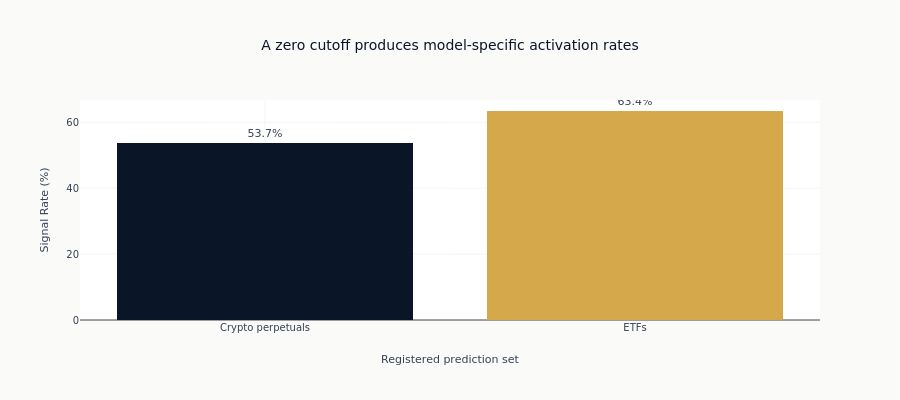

Write notebook code for a chart like this one.
### Markdown cell above
The zero cutoff activates on a positive predicted return. The two rates differ
because prediction scales and horizons differ across the registered models.

### Code cell
fig = go.Figure()
fig.add_trace(
    go.Bar(
        x=[CASE_STUDIES[cs]["display"] for cs in fixed_results["case_study"]],
        y=(fixed_results["signal_rate"] * 100).to_list(),
        marker_color=[CASE_STUDY_COLORS[case_study] for case_study in fixed_results["case_study"]],
        text=[f"{value:.1f}%" for value in fixed_results["signal_rate"] * 100],
        textposition="outside",
        showlegend=False,
    )
)

fig.update_layout(
    title="A zero cutoff produces model-specific activation rates",
    xaxis_title="Registered prediction set",
    yaxis_title="Signal Rate (%)",
    height=400,
)
fig.show()

### Figure 1 — Plotly figure (JSON) as saved in the notebook; plotly's stock layout.template omitted (floating-point values rounded to 4 significant figures)
{"data": [{"marker": {"color": ["#0a1628", "#D4A84B"]}, "showlegend": false, "text": ["53.7%", "63.4%"], "textposition": "outside", "type": "bar", "x": ["Crypto perpetuals", "ETFs"], "y": [53.73, 63.42]}], "layout": {"height": 400, "title": {"text": "A zero cutoff produces model-specific activation rates"}, "xaxis": {"title": {"text": "Registered prediction set"}}, "yaxis": {"title": {"text": "Signal Rate (%)"}}}}
